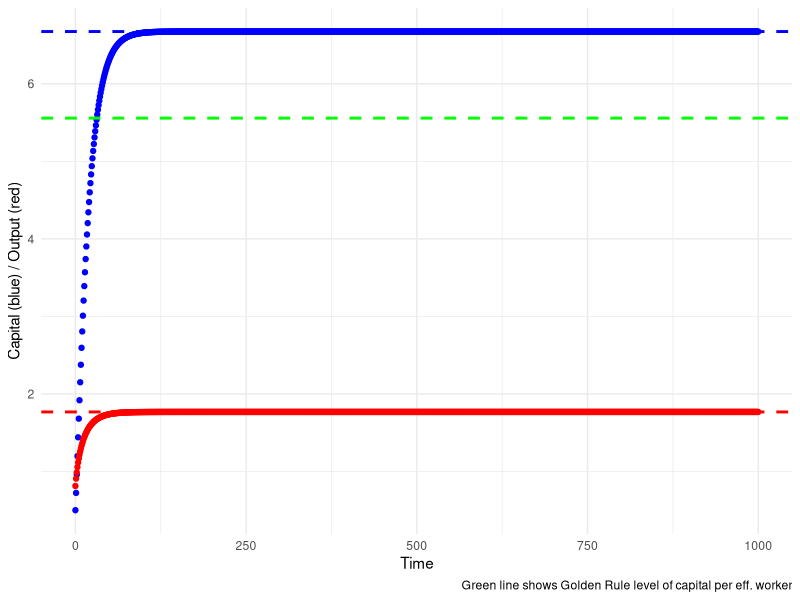
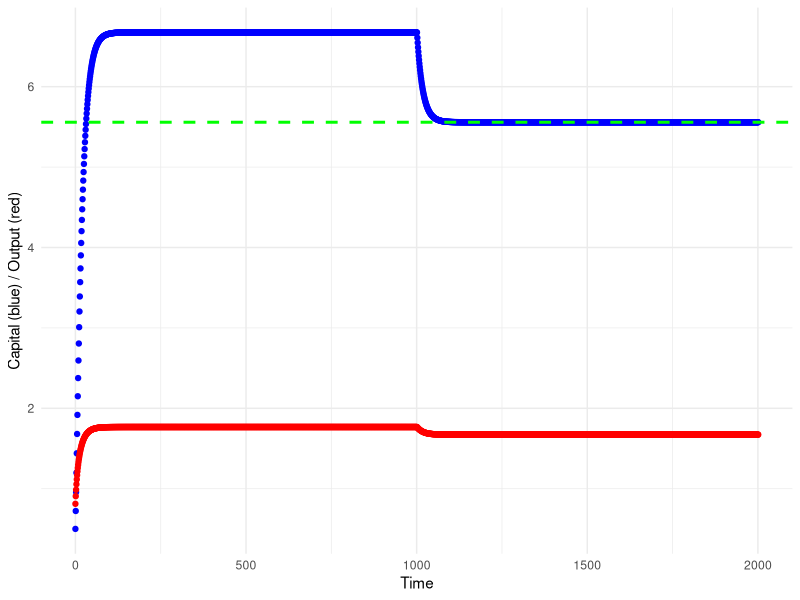
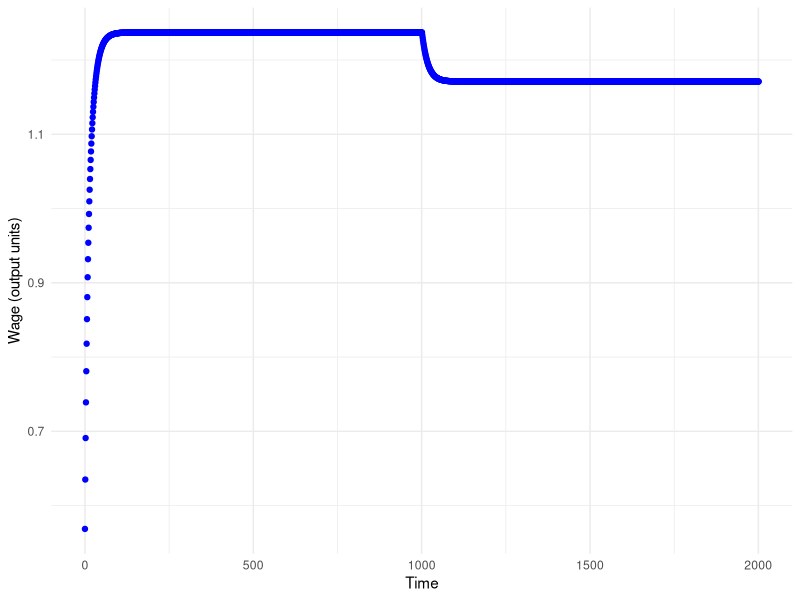
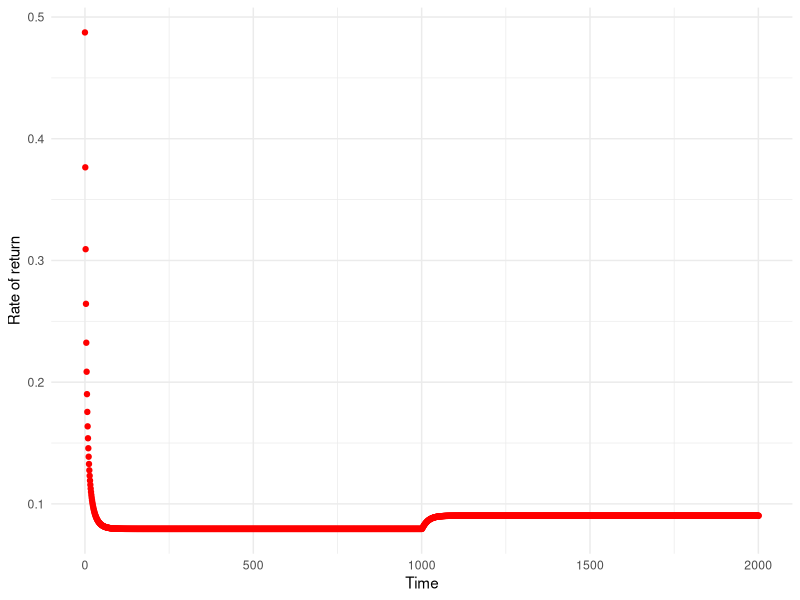
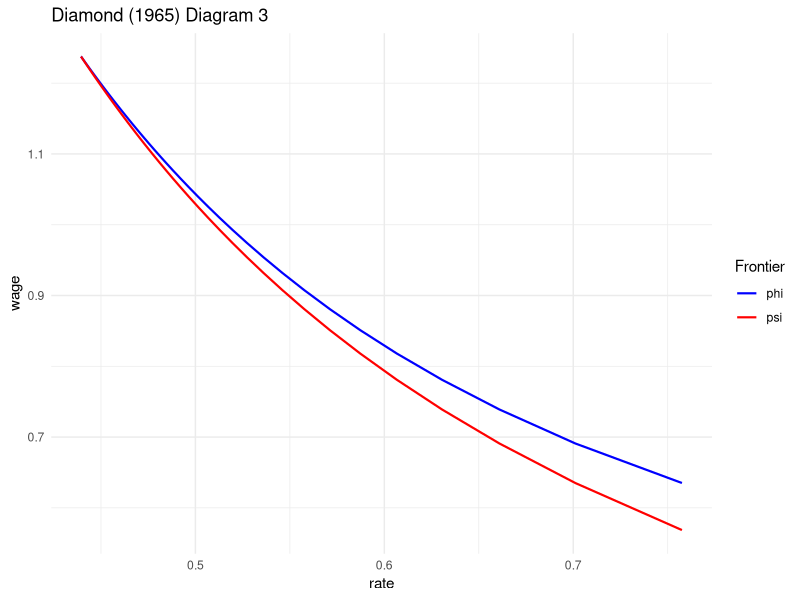

Here is the R script that generated these plots, in order:

############################### 

max_iter = 1000 # nr of model iterations
a = 0.3 # capital share of income
b = 0.95 # consumer intertemporal discount rate
d = 0.05 # depreciation over the generation cycle
n = 0.01 # population growth rate
g = 0.03 # technology/tfp growth rate
z = n+g+n*g # (1+n)(1+g)
l0 = 0.5 # initial labor
k0 = 0.5 # initial capital
tfp0=0.5 # initial technology/tfp

###############################

# labor and tfp paths

l = l0*(1+n)^(0:max_iter)     # cool R trick a^(vector) is a vector
tfp = tfp0*(1+g)^(0:max_iter)

# steady state and golden rule capital levels
# note production function is cobb-douglas crs in (K,L)

k_ss = ((b*(1-a))/((1+b)*(z+d)))^(1/(1-a))
y_ss = k_ss^a
k_gr = (a/(z+d))^(1/(1-a))

k = c(k0, rep(0,max_iter) )   # initialized capital vector

# capital stock path based on equation of motion

for(t in 1:max_iter){
  
  k[(t+1)] = (k[t]^a)*(b*(1-a))/((1+b)*(1+z)) + k[t]*(1-d)/(1+z)
}

# initialize tax sim

k_tax = 
  c(k_ss, rep(0,max_iter) )

# fun trick i discovered.
# you can get this next result by assuming existence of a golden rule steady state level of k with gov>0, and solve for gov.

gov = (1-a)*k_gr^a - k_gr*((1+b)*(z+d))/b

for(t in 1:max_iter){
  
  k_tax[(t+1)] = (b/((1+b)*(1+z)))*((1-a)*k_tax[t]^a - gov) + k_tax[t]*(1-d)/(1+z)
  
}

library(tidyverse)

baseline_df = 
  tibble(
    time = 0:max_iter,
    capital = k,
    cap_ss = k_ss,
    output = k^a,
    tfp = tfp,
    y_ss = k_ss^a,
    wage = (1-a)*capital^a,
    rate = a*capital^(a-1),
    saving = (b/(1+b))*((1-a)*capital^a)
  ) 

forward_df = 
  tibble(
    time = 0:(2*max_iter+1),
    capital = c(k,k_tax),
    output = (capital)^a,
    wage = (1-a)*capital^a,
    rate = a*capital^(a-1),
    saving = (b/(1+b))*((1-a)*capital^a - gov)
  ) 

## plots ##

baseline_df |> 
  ggplot() + 
  geom_point(
    aes(
      x = time, 
      y = capital
      ),
      color = 'blue'
  ) +
  geom_point(
    aes(
      x = time, 
      y = output
      ),
      color = 'red'
  ) + 
  geom_hline(
    yintercept = k_ss, linetype = 2, color = 'blue', linewidth = 1
  ) + 
  geom_hline(
    yintercept = y_ss, linetype = 2, color = 'red', linewidth = 1
  ) +
  geom_hline(
    yintercept = k_gr, linetype = 2, color = 'green', linewidth = 1
  ) +
  labs( x = "Time", y = "Capital (blue) / Output (red)",
        caption = 'Green line shows Golden Rule level of capital per eff. worker'
        ) + 
  theme_minimal()

# this is cool. you can see how we use the tax to achieve dynamic efficiency

forward_df |> 
  ggplot() + 
  geom_point(
    aes(
      x = time, 
      y = capital
    ),
    color = 'blue'
  ) +
  geom_point(
    aes(
      x = time, 
      y = output
    ),
    color = 'red'
  ) + 
  geom_hline(
    yintercept = k_gr, linetype = 2, color = 'green', linewidth = 1
  ) +
  labs( x = "Time", y = "Capital (blue) / Output (red)"
  ) + 
  theme_minimal()

forward_df |> 
  ggplot() + 
  geom_point(
    aes(
      x = time, 
      y = wage
    ),
    color = 'blue'
  ) +
  labs( x = "Time", y = "Wage (output units)") +
  theme_minimal()

forward_df |> 
  ggplot() + 
  geom_point(
    aes(
      x = time, 
      y = rate
    ),
    color = 'red'
  ) +
  labs( x = "Time", y = "Rate of return") +
  theme_minimal()

# diamond paper diagram 3

cols = c('phi' = 'blue', 'psi' = 'red')
baseline_df |> 
  mutate( phi = a*((b/(1+b))*lag(wage)/(1+z))^(a-1) ,
          psi = a*((b/(1+b))*wage/(1+z))^(a-1) ) |>  
  ggplot(  ) + 
  geom_line(aes( x = phi, y = wage , color = 'phi'), linewidth = 0.75) + 
  geom_line(aes( x = psi, y = wage , color = 'psi'), linewidth = 0.75) +
  scale_color_manual( name = 'Frontier', values = cols) +
  labs(x = 'rate', title = "Diamond (1965) Diagram 3") + 
  theme_minimal()
